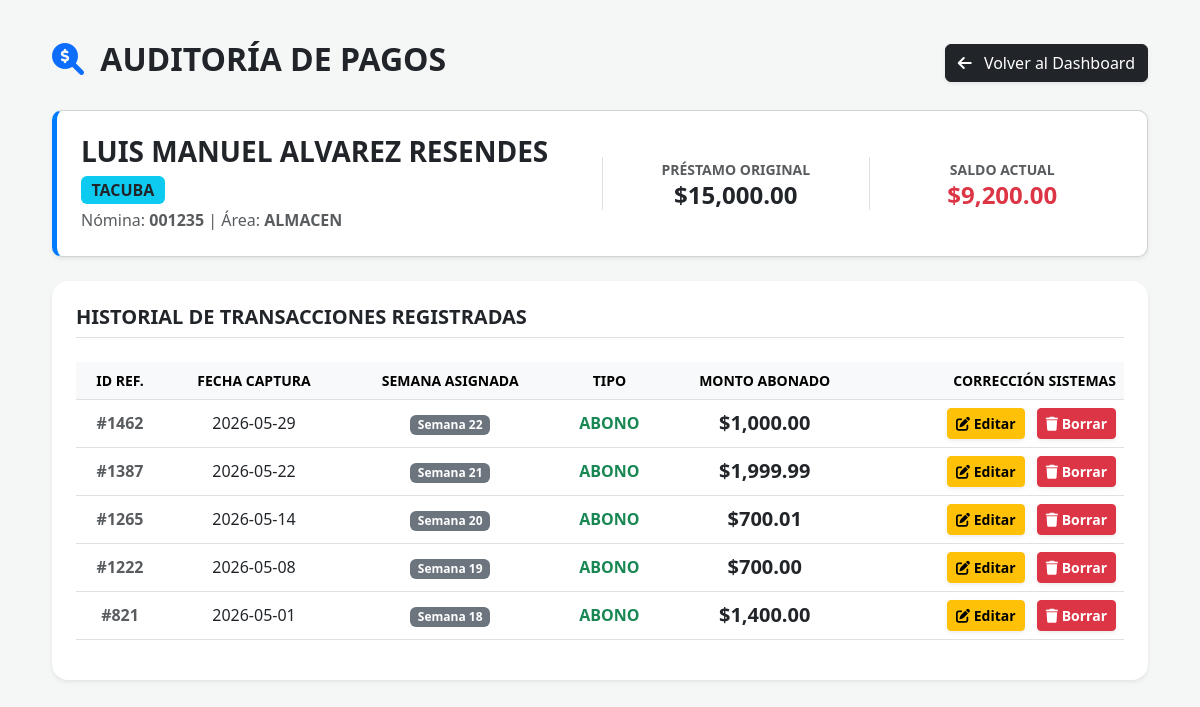
Page /auditar_abonos/226 (signed in) on the committed database.
### tables this page shows
CREATE TABLE prestamos (
        id INTEGER PRIMARY KEY AUTOINCREMENT, nomina TEXT, empleado TEXT NOT NULL,
        area TEXT, monto_inicial REAL, saldo_pendiente REAL, fecha_otorgamiento TEXT, sucursal TEXT, semana_otorgada INTEGER, autoriza TEXT, motivo_adicional TEXT, id_empleado TEXT, fecha_ingreso TEXT, puesto TEXT);

CREATE TABLE movimientos (
        id INTEGER PRIMARY KEY AUTOINCREMENT, prestamo_id INTEGER, fecha TEXT, semana INTEGER, tipo TEXT, monto REAL,
        FOREIGN KEY(prestamo_id) REFERENCES prestamos(id));

### app.py (the view)
@app.route('/auditar_abonos/<int:prestamo_id>')
def auditar_abonos(prestamo_id):
    if 'user' not in session:
        return redirect('/login')
    conn = sqlite3.connect(DB_NAME, timeout=10.0)
    conn.row_factory = sqlite3.Row
    emp = conn.execute('SELECT * FROM prestamos WHERE id = ?', (prestamo_id,)).fetchone()
    if not es_admin() and emp['sucursal'] != session['sucursal']:
        conn.close()
        flash("Acceso denegado.", "danger")
        return redirect('/')
    movs = conn.execute('SELECT * FROM movimientos WHERE prestamo_id = ? ORDER BY semana DESC, id DESC', (prestamo_id,)).fetchall()
    conn.close()
    return render_template('editar_abonos.html', emp=emp, movimientos=movs, admin=es_admin())

### app.py (called while the page is built)
def es_admin():
    return session.get('rol') == 'ADMIN'

### templates/editar_abonos.html (shortened to what this page needs)
<!DOCTYPE html>
<html lang="es">
<head>
    <link href="https://cdn.jsdelivr.net/npm/bootstrap@5.3.0/dist/css/bootstrap.min.css" rel="stylesheet">
    <link rel="stylesheet" href="https://cdnjs.cloudflare.com/ajax/libs/font-awesome/6.0.0/css/all.min.css">
</head>
<body>
<div class="container">
    <div class="d-flex justify-content-between align-items-center mb-4">
        <h2 class="fw-bold text-dark text-uppercase"><i class="fas fa-search-dollar me-2 text-primary"></i> Auditoría de Pagos</h2>
        <a href="/" class="btn btn-dark shadow-sm"><i class="fas fa-arrow-left me-2"></i> Volver al Dashboard</a>
    </div>
    <div class="card p-4 shadow-sm info-card bg-white mb-4">
        <div class="row align-items-center">
            <div class="col-md-6">
                <h3 class="fw-bold mb-1">{{ emp.empleado }} <span class="badge bg-info text-dark fs-6">{{ emp.sucursal }}</span></h3>
                <p class="text-muted mb-0">Nómina: <strong>{{ emp.nomina }}</strong> | Área: <strong>{{ emp.area }}</strong></p>
            </div>
            <div class="col-md-3 text-center border-start">
                <small class="text-muted fw-bold text-uppercase">Préstamo Original</small>
                <h4 class="fw-bold text-dark mb-0">${{ "{:,.2f}".format(emp.monto_inicial) }}</h4>
            </div>
            <div class="col-md-3 text-center border-start">
                <small class="text-muted fw-bold text-uppercase">Saldo Actual</small>
                <h4 class="fw-bold text-danger mb-0">${{ "{:,.2f}".format(emp.saldo_pendiente) }}</h4>
            </div>
        </div>
    </div>
    <div class="card shadow-sm border-0 rounded-4 p-4 bg-white">
        <h5 class="fw-bold mb-4 text-uppercase border-bottom pb-2">Historial de Transacciones Registradas</h5>
        <table class="table table-hover align-middle text-center">
            <thead class="table-light text-uppercase small">
                <tr>
                    <th>ID Ref.</th>
                    <th>Fecha Captura</th>
                    <th>Semana Asignada</th>
                    <th>Tipo</th>
                    <th>Monto Abonado</th>
                    {% if admin %}
                    <th class="text-end">Corrección SISTEMAS</th>
                    {% endif %}
                </tr>
            </thead>
            <tbody>
                {% for m in movimientos %}
                <tr>
                    <td class="text-muted fw-bold">#{{ m.id }}</td>
                    <td>{{ m.fecha }}</td>
                    <td><span class="badge bg-secondary">Semana {{ m.semana }}</span></td>
                    <td class="fw-bold text-success">{{ m.tipo }}</td>
                    <td class="fw-bold fs-5">${{ "{:,.2f}".format(m.monto) }}</td>
                    {% if admin %}
                    <td class="text-end">
                        <button class="btn btn-warning btn-sm fw-bold me-2 shadow-sm" data-bs-toggle="modal" data-bs-target="#modalEditarMov{{ m.id }}"><i class="fas fa-edit"></i> Editar</button>
                        <button class="btn btn-danger btn-sm fw-bold shadow-sm" data-bs-toggle="modal" data-bs-target="#modalBorrarMov{{ m.id }}"><i class="fas fa-trash"></i> Borrar</button>
                    </td>
                    {% endif %}
                </tr>
                {% else %}
                <tr><td colspan="6" class="text-muted py-4">Este empleado aún no tiene abonos registrados.</td></tr>
                {% endfor %}
            </tbody>
        </table>
    </div>
</div>
</body>
</html>

### templates/editar_abonos.html (style rules this page uses)
body { background: #f4f7f6; font-family: 'Segoe UI', sans-serif; padding: 40px; }
.info-card { border-left: 5px solid #007bff; border-radius: 10px; }

### rows in the picture
prestamos: empleado "LUIS MANUEL ALVAREZ RESENDES", sucursal "TACUBA", nomina "001235", area "ALMACEN", monto_inicial "15,000.00", saldo_pendiente "9,200.00"
movimientos: id "1462", fecha "2026-05-29", semana "22", tipo "ABONO", monto "1,000.00"
movimientos: id "1387", fecha "2026-05-22", semana "21", tipo "ABONO", monto "1,999.99"
movimientos: id "1265", fecha "2026-05-14", semana "20", tipo "ABONO", monto "700.01"
movimientos: id "1222", fecha "2026-05-08", semana "19", tipo "ABONO", monto "700.00"
movimientos: id "821", fecha "2026-05-01", semana "18", tipo "ABONO", monto "1,400.00"
